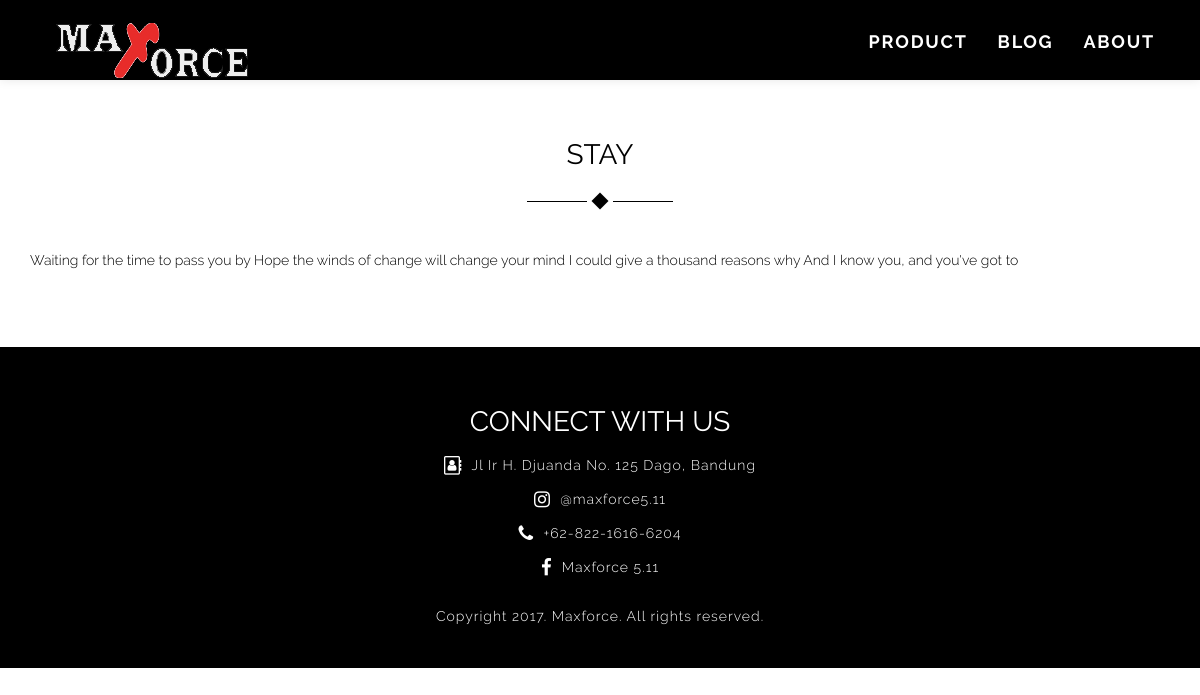
The page /articles/1/ on the database as committed earlier.
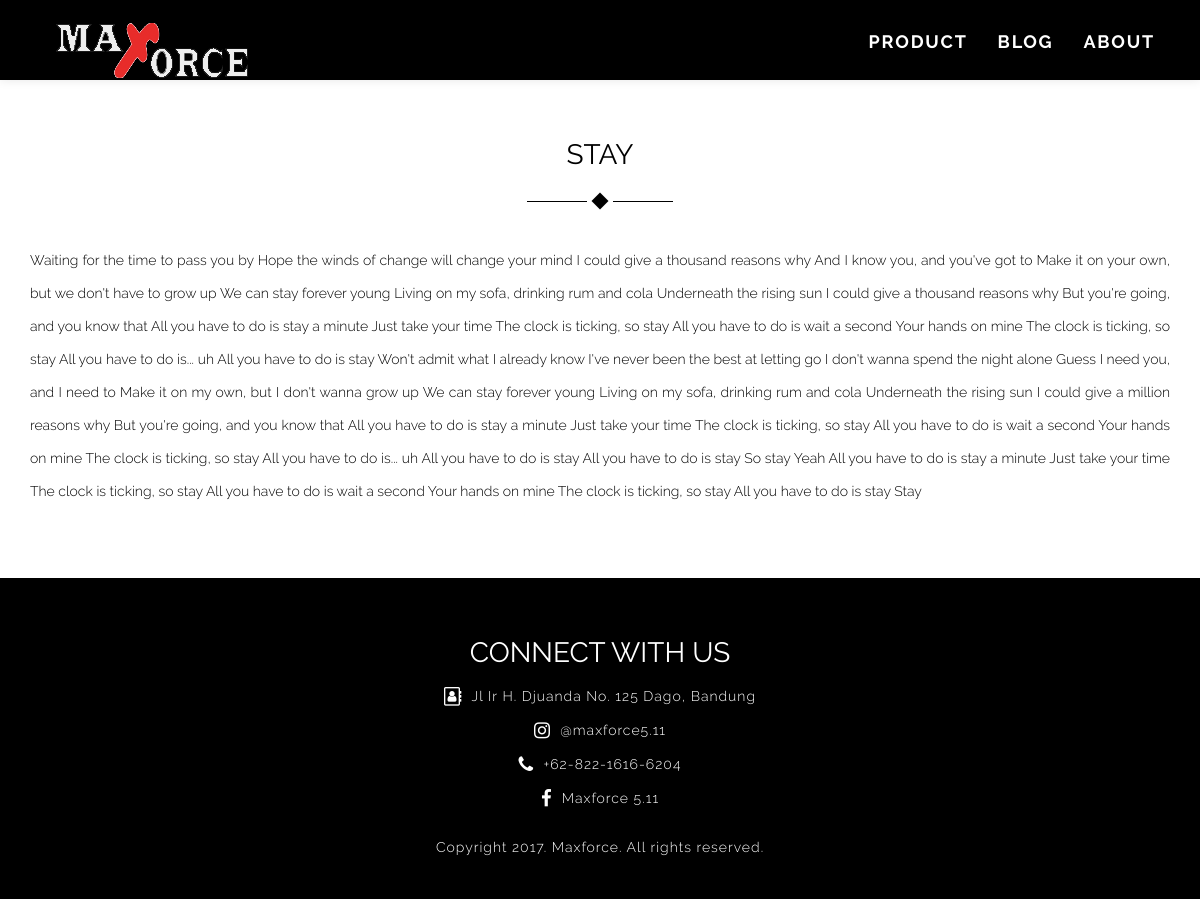
The same page on the database as committed later.
### shop/models.py (models this page shows)
class Article(models.Model):
    title = models.CharField(max_length=50)
    description = models.TextField()
    created_at = models.DateTimeField(auto_now_add=True)
    updated_at = models.DateTimeField(auto_now=True)

### shop/views.py (the view)
# urls.py: url(r'^articles/(?P<pk>[0-9]+)/$', views.article, name='article'),
def article(request, pk):
    template_name = 'shop/blog-detail.html'
    article= Article.objects.get(pk=pk)
    return render(request, template_name, { 'article' : article })

### shop/templates/shop/blog-detail.html
{% extends 'shop/base.html' %}
{% load static %}
{% block content %}
	<div class="container" style="margin-top: 100px;">
		<div class="text-center text-title pd-t-20 pd-b-40">
			<h2>{{ article.title }}</h2>
			<div class="group-shape">
				<div id="element1">  <hr></div>
				<div id="element2">  <div class="diamond-small"></div> </div>
				<div id="element3">  <hr> </div>
			</div>
			<div class="pd-t-20 pd-b-20">
				<div class="detail-about pd-t-10 pd-b-10">
					{{ article.description }}
				</div>
			</div>
		</div>
	</div>
{% endblock %}

Rows that differ between the two databases and show on the page:
changed Article "STAY": description "Waiting for the time to pass you by Hope the winds of change will change your mind I could give a thousand reasons why And I know you, and you've got to" → "…and you've got to Make it on your own, but we don't have to grow up We can stay forever young Living on my sofa, drinking rum and cola Underneath the rising sun I could give a thousand reasons why But you're going, and you know that All you have to do is stay a minute Just take your time The clock is ticking, so stay All you have to do is wait a second Your hands on mine The clock is ticking, so stay All you have to do is... uh All you have to do is stay Won't admit what I already know I've never been the best at letting go I don't wanna spend the night alone Guess I need you, and I need to Make it on my own, but I don't wanna grow up We can stay forever young Living on my sofa, drinking…"
